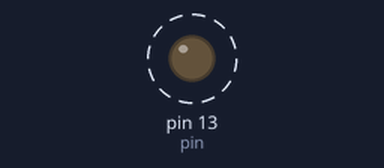
Recording of a sketch running on a simulated Arduino Uno, built with avr-gcc and run on an emulated ATmega328P. Shown: output pins drawn as LEDs (lit = HIGH). Dashed ring = blinking.

Above: at 0.2 s.
Timing chart, 0 to 3.0 s (numbered marks = the images above):
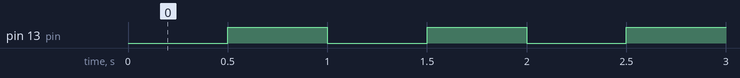

Measured:
- by itself, pin 13 (pin): alternates HIGH for 0.50 s and LOW for 0.50 s

The sketch:

blink.ino
```cpp
int pin = 13;

void setup() {
  pinMode(pin, OUTPUT);
}

void loop() {
  delay(500);
  digitalWrite(pin, HIGH);
  delay(500);
  digitalWrite(pin, LOW);
}
```
